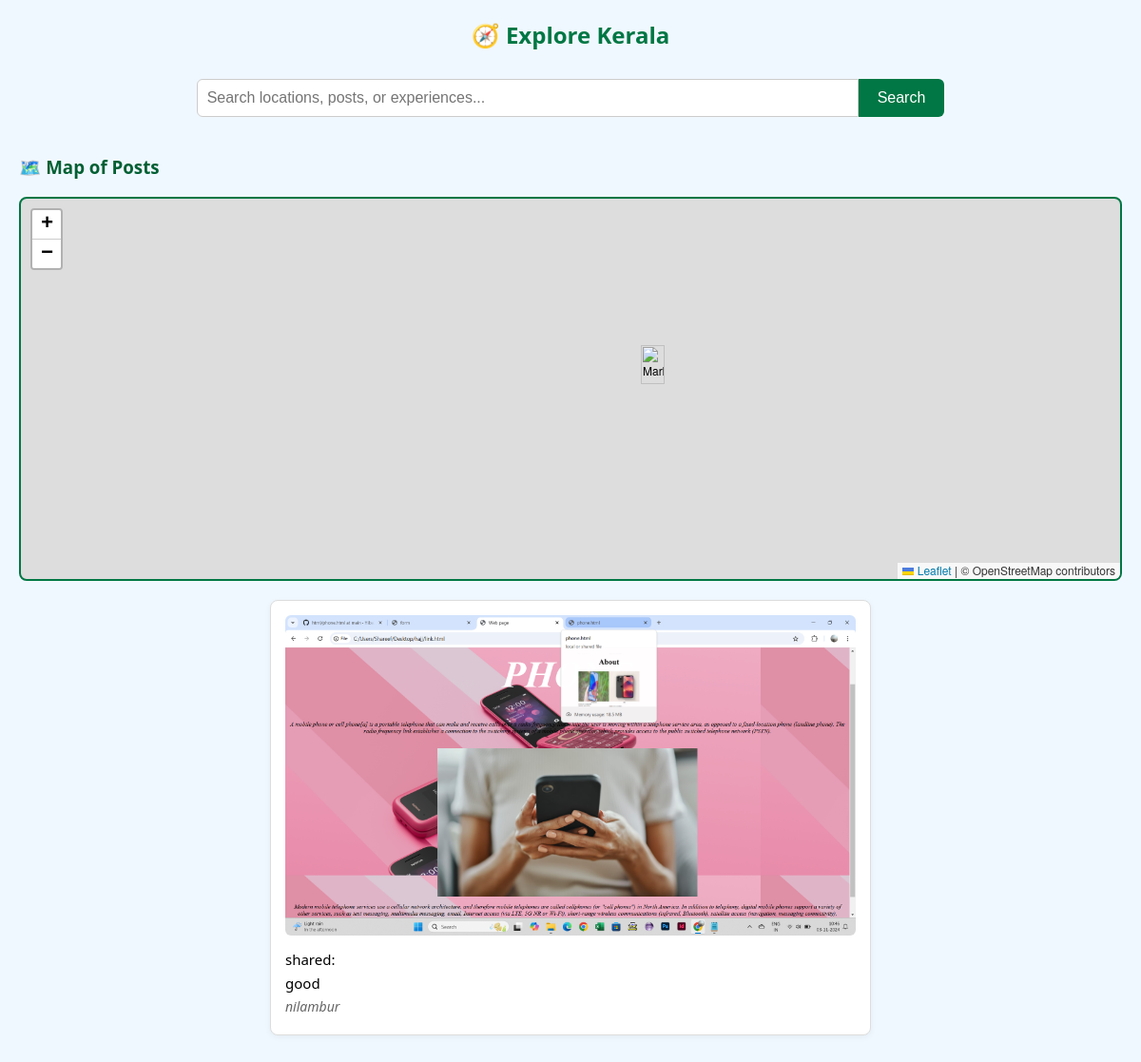
The app's page /explore/ (signed in) with its own data.
### core/models.py (models this page shows, shortened)
class TravelPost(models.Model):
    THEME = (
        ('adventure', 'Adventure'),
        ('family', 'Family'),
        ('solo', 'Solo'),
    )
    title = models.CharField(max_length=100)
    description = models.TextField()
    location = models.CharField(max_length=100)
    theme = models.CharField(max_length=50, choices=THEME)
    photo = models.ImageField(upload_to='travel_photos/')
    latitude = models.FloatField(null=True, blank=True)
    longitude = models.FloatField(null=True, blank=True)
    created_at = models.DateTimeField(auto_now_add=True, null=True, blank=True)
    created_by = models.ForeignKey(
        settings.AUTH_USER_MODEL,
        on_delete=models.CASCADE,
        null=True,
        blank=True
    )

### core/views.py (the view)
# urls.py: path('explore/', views.explore_view, name='explore'),
@login_required
def explore_view(request):
    query = request.GET.get('q', '')
    posts = TravelPost.objects.all()
    if query:
        posts = posts.filter(location__icontains=query)
    return render(request, 'core/explore.html', {
        'posts': posts,
        'query': query
    })

### core/templates/core/explore.html (shortened to what this page needs)
{% load static %}
<h2>🧭 Explore Kerala</h2>
<link rel="stylesheet" href="https://unpkg.com/leaflet/dist/leaflet.css" />
<form method="GET" action="{% url 'explore' %}">
    <input type="text" name="q" placeholder="Search locations, posts, or experiences..." value="{{ query }}">
    <button type="submit">Search</button>
</form>
<h3>🗺️ Map of Posts</h3>
<div id="map" style="height: 400px; margin-bottom: 20px;"></div>
{% for post in posts %}
  <div class="post-card">
    {% if post.photo %}
      <img src="{{ post.photo.url }}" width="150">
    {% else %}
      <img src="{% static 'images/default.jpg' %}" width="150">
    {% endif %}
    <p><strong>{{ post.created_by.username }}</strong> shared:</p>
    <p>{{ post.description }}</p>
    <p><em>{{ post.location }}</em></p>
  </div>
{% empty %}
  <p style="text-align:center; color:#999;">No posts found for your search.</p>
{% endfor %}

### core/templates/core/explore.html (style rules this page uses)
h2 { text-align: center; color: #007744; margin-bottom: 30px; }
form { display: flex; justify-content: center; margin-bottom: 20px; }
input[type="text"] { width: 60%; padding: 10px; border: 1px solid #ccc; border-radius: 6px 0 0 6px; font-size: 16px; }
button { padding: 10px 20px; background-color: #007744; color: white; border: none; border-radius: 0 6px 6px 0; font-size: 16px; cursor: pointer; }
#map { border: 2px solid #007744; border-radius: 8px; }
h3 { margin-top: 40px; color: #005f33; }
.post-card { background-color: #ffffff; border: 1px solid #ddd; border-radius: 8px; padding: 15px; margin-bottom: 20px; box-shadow: 0 2px 6px rgba(0,0,0,0.05); max-width: 600px; margin-left: auto; margin-right: auto; }
.post-card img { width: 100%; border-radius: 6px; margin-bottom: 10px; }
.post-card p { margin: 5px 0; font-size: 15px; }
.post-card em { color: #666; font-size: 14px; }

### records on screen
TravelPost: photo (picture), description "good", location "nilambur"
